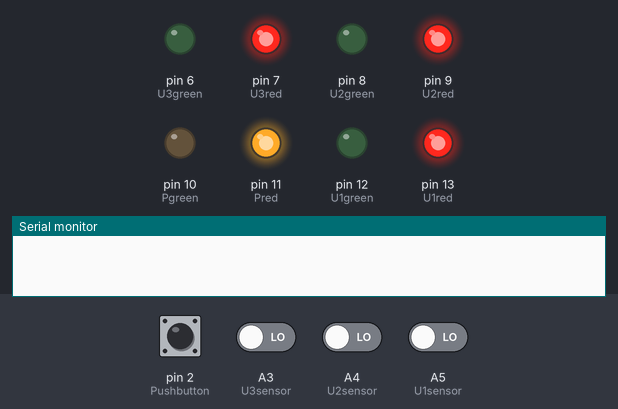
This sketch was run on a simulated Arduino Uno, built with avr-gcc and run on an emulated ATmega328P. On the bench: output pins drawn as LEDs (lit = HIGH), the last lines printed to the serial monitor. Inputs (shaded band) come from the test bench; at power-on: pin 2 (Pushbutton) HIGH, A3 (U3sensor), A4 (U2sensor), A5 (U1sensor) LOW.

Above: at 1.2 s.
1.3 s: pin 2 (Pushbutton) pulled LOW for 0.15 s
At 1.6 s:
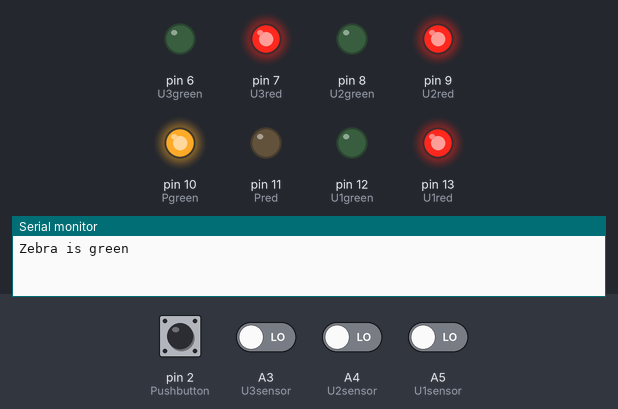
3.9 s: A3 (U3sensor) driven HIGH
At 4.7 s:
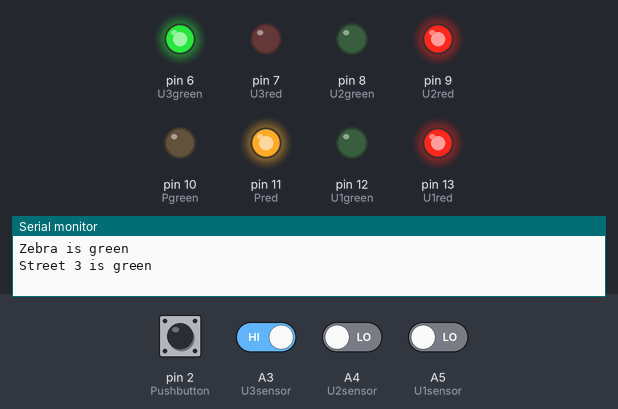
5.4 s: pin 2 (Pushbutton) pulled LOW for 1 s
At 5.9 s:
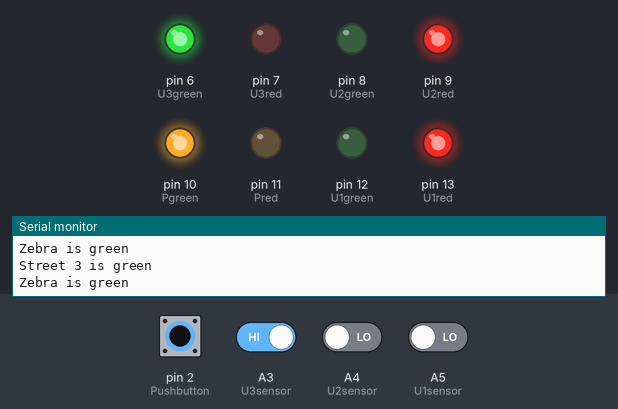
8.8 s: A3 (U3sensor) driven LOW
At 10.4 s:
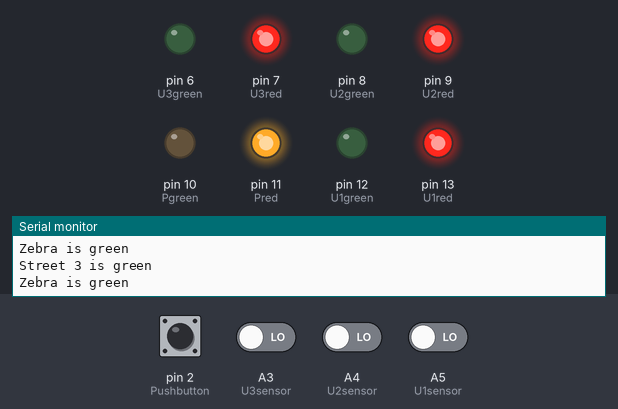
11.3 s: A4 (U2sensor) driven HIGH
At 11.6 s:
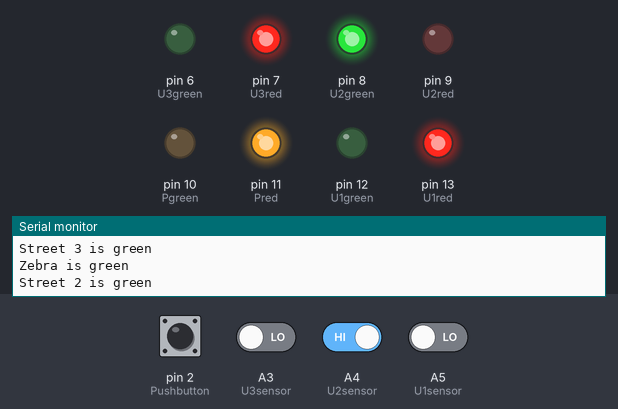
12.8 s: pin 2 (Pushbutton) pulled LOW for 0.15 s
At 13.7 s:
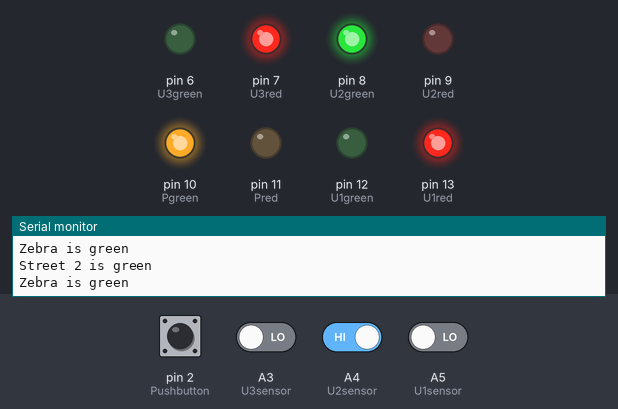
Timing chart, 0 to 15.8 s (numbered marks = the images above; inputs shaded):
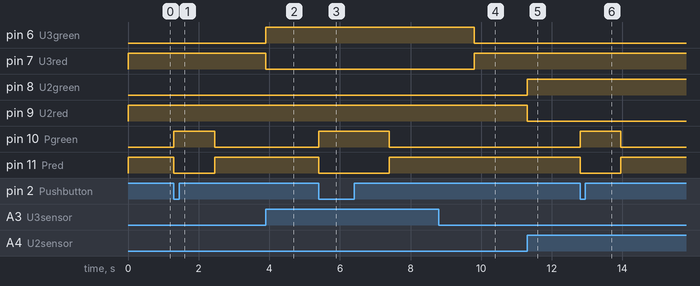

The sketch:

main_code.ino
```cpp
//Ulica 1 /Street 1
const int U1red = 13;
const int U1green = 12;
const int U1sensor = A5;
int U1Detectorstate = LOW;
int U1val = 0;
unsigned long TU1 = 0;
bool U1moved = false;
bool U1info = true;
bool U1isitgreen = false;

//Ulica 2 /Street 2
const int U2red = 9;
const int U2green = 8;
const int U2sensor = A4;
int U2Detectorstate = LOW;
int U2val = 0;
unsigned long TU2 = 0;
bool U2moved = false;
bool U2info = true;
bool U2isitgreen = false;

//Ulica 3 /Street 3
const int U3red = 7;
const int U3green = 6;
const int U3sensor = A3;
int U3Detectorstate = LOW;
int U3val = 0;
unsigned long TU3 = 0;
bool U3moved = false;
bool U3info = true;
bool U3isitgreen = false;

//Pasy /Zebra
const int Pushbutton = 2;
const int Pred = 11;
const int Pgreen = 10;
int Pval = 0;
unsigned long TP = 0;
bool Pressed = false;
bool Pisitgreen = false;
bool Pinfo = true;


void setup() {
  Serial.begin(9600);
  //Ulica 1 /Street 1
  pinMode(U1sensor, INPUT);
  pinMode(U1red, OUTPUT);
  pinMode(U1green, OUTPUT);
  digitalWrite(U1red, HIGH);
  //Ulica 2 /Street 2
  pinMode(U2sensor, INPUT);
  pinMode(U2red, OUTPUT);
  pinMode(U2green, OUTPUT);
  digitalWrite(U2red, HIGH);
  //Ulica 3 /Street 3
  pinMode(U3sensor, INPUT);
  pinMode(U3red, OUTPUT);
  pinMode(U3green, OUTPUT);
  digitalWrite(U3red, HIGH);
  //Pasy /Zebra
  pinMode (Pushbutton, INPUT);
  pinMode(Pred, OUTPUT);
  pinMode(Pgreen, OUTPUT);
  digitalWrite(Pred, HIGH);

}

void loop(){
  //detectors
  Pval = digitalRead(Pushbutton);
  U1val = digitalRead(U1sensor);
   U2val = digitalRead(U2sensor);
   U3val = digitalRead(U3sensor);

  //Ulica 1 /Street 1

  if(U1val == HIGH)
   {
     U1moved = true;

   }

  if((U1moved == true)&&(digitalRead(Pgreen) == false)&&(digitalRead(U2green) == false)&&(digitalRead(U3green) == false))
  {
    TU1 = millis();
    U1moved = false;
    if(U1info == true)
    {

      Serial.println("Street 1 is green");
      U1info = false;
    }
    digitalWrite(U1green, HIGH);
    digitalWrite(U1red, LOW);
    U1isitgreen = true;

  }
  if(digitalRead(U1green)==HIGH && millis() - TU1 > 1000)
  {
    digitalWrite(U1green, LOW);
    digitalWrite(U1red, HIGH);
    U1moved = false;
    U1info = true;
    U1isitgreen = false;
  }
   //Ulica 2 /Street 2
   if(U2val == HIGH)
   {
     U2moved = true;

   }
  if((U2moved == true)&&(digitalRead(U1green)== false)&&(digitalRead(U3green) == false))
  {
    TU2 = millis();
    U2moved = false;
    if(U2info == true)
    {

      Serial.println("Street 2 is green");
      U2info = false;
    }
    digitalWrite(U2green, HIGH);
    digitalWrite(U2red, LOW);
    U2isitgreen = true;

  }
  if(digitalRead(U2green) == HIGH && millis() - TU2 > 1000)
  {
    digitalWrite(U2green, LOW);
    digitalWrite(U2red, HIGH);
    U2moved = false;
    U2info = true;
    U2isitgreen = false;
  }
  //Ulica 3 /Street 3
   if(U3val == HIGH)
   {
     U3moved = true;

   }
  if((U3moved == true)&&(digitalRead(U2green)== false)&&(digitalRead(U1green)== false))
  {
    TU3 = millis();
    U3moved = false;
    if(U3info == true)
    {

      Serial.println("Street 3 is green");
      U3info = false;
    }
    digitalWrite(U3green, HIGH);
    digitalWrite(U3red, LOW);
    U3isitgreen = true;

  }
  if(digitalRead(U3green) == HIGH && millis() - TU3 > 1000)
  {
    digitalWrite(U3green, LOW);
    digitalWrite(U3red, HIGH);
    U3moved = false;
    U3info = true;
    U3isitgreen = false;
  }


  //Pasy /Zebra
  if(Pval == LOW)
   {
     Pressed = true;

   }

  if( (Pressed == true)&&(U1isitgreen == false))
  {
    Pressed = false;
    TP = millis();
    if(Pinfo == true)
    {
      Serial.println("Zebra is green");
      Pinfo = false;
    }
    digitalWrite(Pred, LOW);
  digitalWrite(Pgreen, HIGH);
    Pisitgreen = true;

  }
  if(millis() - TP > 1000 && digitalRead(Pgreen) == HIGH )
  {
      digitalWrite(Pred, HIGH);
      digitalWrite(Pgreen, LOW);
      Pisitgreen = false;
     Pressed = false;
      Pinfo = true;

  }

}
```

Measured:
- after the input at 1.3 s, pin 10 (Pgreen): LOW → HIGH at once, → LOW 1.1 s later; pin 11 (Pred): HIGH → LOW at once, → HIGH 1.1 s later
- after the input at 3.9 s, pin 6 (U3green): LOW → HIGH at once; pin 7 (U3red): HIGH → LOW at once
- after the input at 5.4 s, pin 10 (Pgreen): LOW → HIGH at once, → LOW 2.0 s later; pin 11 (Pred): HIGH → LOW at once, → HIGH 2.0 s later
- after the input at 8.8 s, pin 6 (U3green): HIGH → LOW after 1.0 s; pin 7 (U3red): LOW → HIGH after 1.0 s
- after the input at 11.3 s, pin 8 (U2green): LOW → HIGH at once; pin 9 (U2red): HIGH → LOW at once
- after the input at 12.8 s, pin 10 (Pgreen): LOW → HIGH at once, → LOW 1.2 s later; pin 11 (Pred): HIGH → LOW at once, → HIGH 1.2 s later
